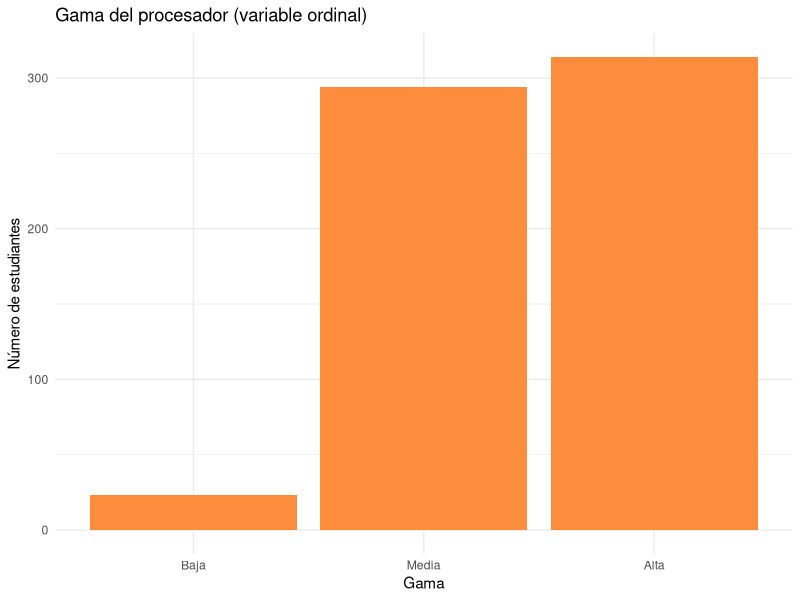
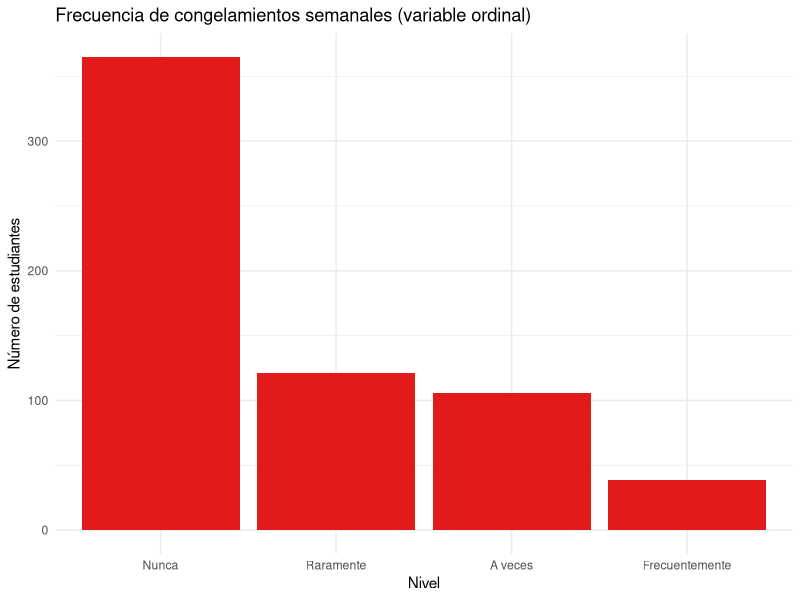
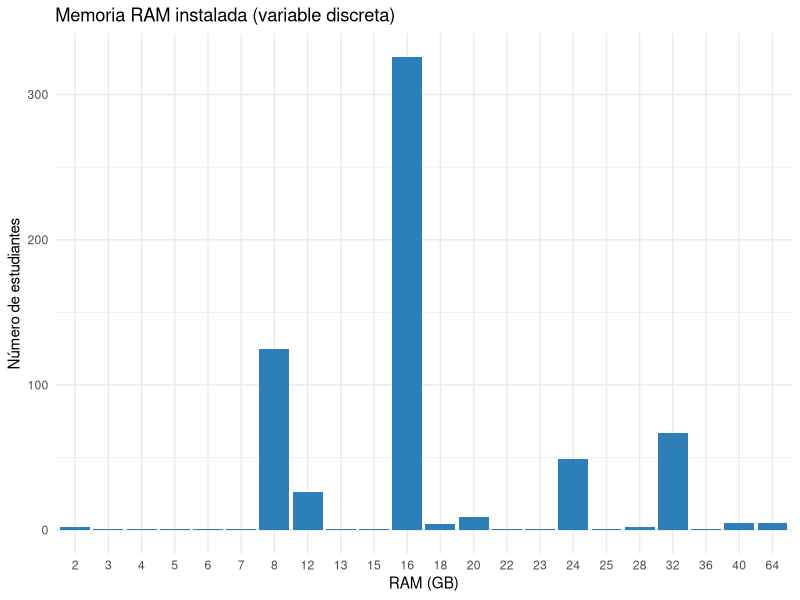
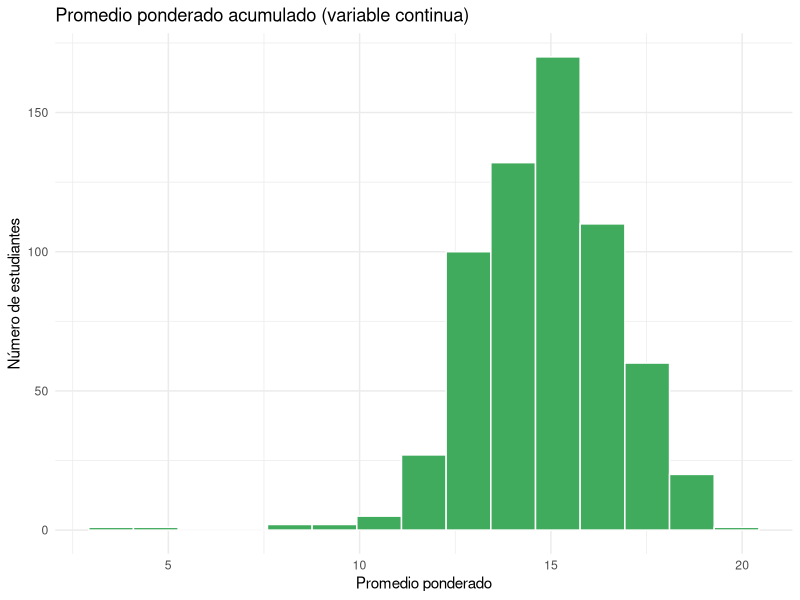
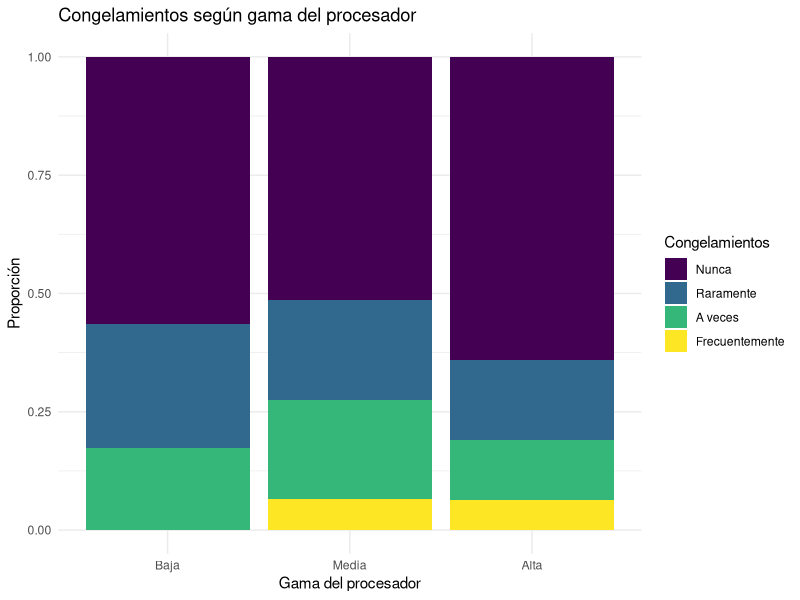
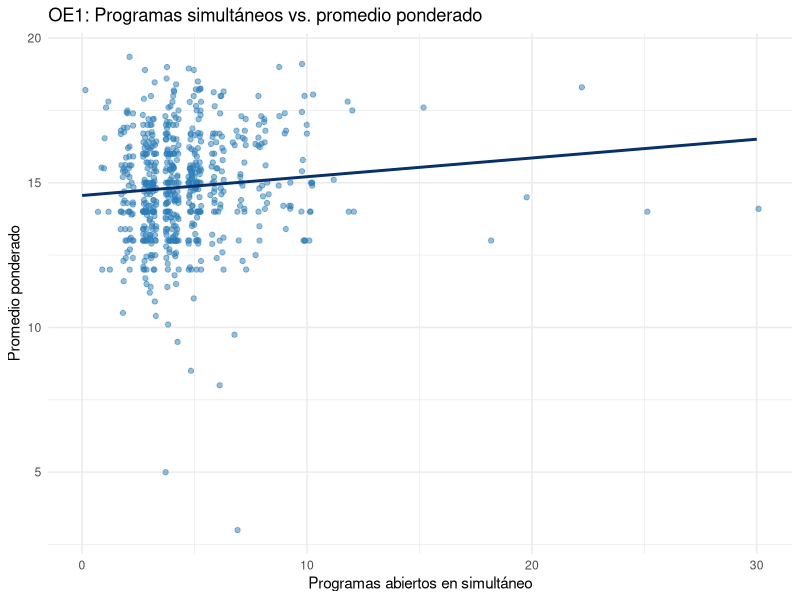
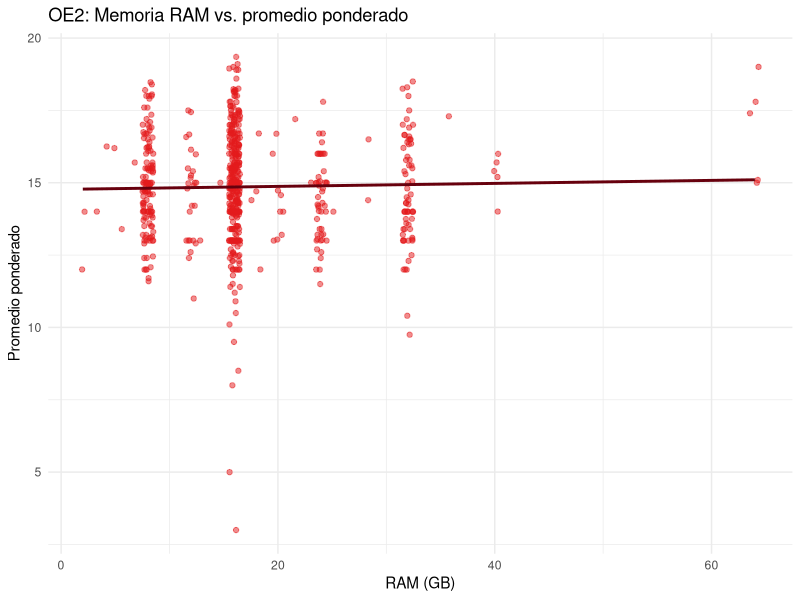
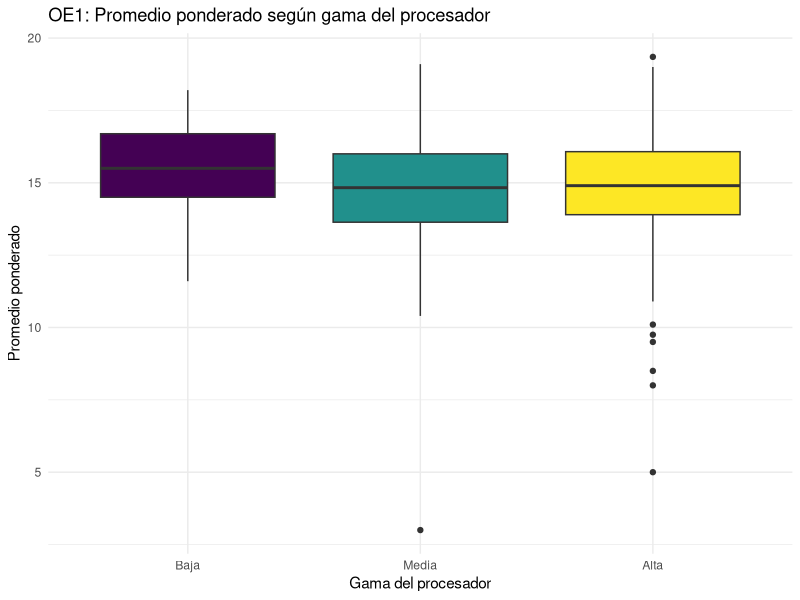

Generate these figures, in order, with R:
## ---- chunk 1
knitr::opts_chunk$set(echo = TRUE, warning = FALSE, message = FALSE)
try(Sys.setlocale("LC_ALL", "es_ES.UTF-8"), silent = TRUE)
try(Sys.setlocale("LC_ALL", "C.UTF-8"), silent = TRUE)
## ---- chunk 2
library(dplyr)
library(readr)
library(stringr)
library(tidyr)
library(purrr)
library(tibble)
library(ggplot2)
library(glue)
library(knitr)
library(forcats)
## ---- chunk 3
raw <- read_csv("Encuesta.csv", show_col_types = FALSE)
dim(raw)
## ---- chunk 4
datos_g3 <- raw %>%
  transmute(
    id_respuesta           = row_number(),
    grupo_encuestador      = `¿Qué grupo lo está encuestando?`,
    carrera                = `¿Cuál es tu carrera profesional?`,
    ciclo                  = `¿En qué ciclo académico estás actualmente? (Ej. 1,2,...,10)`,
    gama_procesador        = `¿A qué gama pertenece el procesador de tu laptop?`,
    fabricante_procesador  = `¿De qué marca/fabricante es el procesador de tu laptop?`,
    ram_gb                 = `¿Cuál es la capacidad de memoria RAM instalada en tu laptop en GB?`,
    programas_simultaneos  = `¿Cuántos programas o aplicaciones sueles tener abiertas en simultáneo mientras estudias?`,
    congelamientos_semana  = `En la última semana, ¿Cuántas veces tuviste que pausar o cancelar una tarea académica porque tu laptop se trabó, se reinició sola, o se cerró un programa sin que tú lo quisieras? (da un número aproximado)`,
    promedio_ponderado     = `¿Cuál es tu promedio ponderado acumulado actual? (ej. 15.4 )`,
    tiempo_estudio_horas   = `¿Cuántas horas diarias, en promedio, dedicas a estudiar o hacer trabajos con tu laptop?`
  )

glimpse(datos_g3)
## ---- chunk 5
radiografia <- function(df) {
  tibble(
    variable = names(df),
    tipo     = map_chr(df, ~ class(.x)[1]),
    n_na     = map_int(df, ~ sum(is.na(.x))),
    n_ceros  = map_int(df, ~ sum(suppressWarnings(as.numeric(.x)) == 0, na.rm = TRUE)),
    n_unicos = map_int(df, ~ n_distinct(.x))
  )
}
## ---- chunk 6
radiografia(datos_g3)
## ---- chunk 7
datos_norm <- datos_g3 %>%
  mutate(
    across(c(ciclo, ram_gb, programas_simultaneos, congelamientos_semana,
             promedio_ponderado, tiempo_estudio_horas), as.numeric),
    carrera         = str_trim(carrera),
    gama_procesador = str_trim(gama_procesador),
    fabricante_procesador = str_to_lower(str_trim(fabricante_procesador))
  )
## ---- chunk 8
datos_norm <- datos_norm %>%
  mutate(
    fabricante_procesador = case_when(
      str_detect(fabricante_procesador, "intel|inter")            ~ "Intel",
      str_detect(fabricante_procesador, "amd|ryzen")               ~ "AMD",
      str_detect(fabricante_procesador, "apple|\\bm1\\b|\\bm2\\b|\\bm3\\b") ~ "Apple",
      str_detect(fabricante_procesador, "no s[eé]|no lo s[eé]|desconoc") ~ NA_character_,
      TRUE ~ "Otro"
    )
  )

datos_norm %>% count(fabricante_procesador, sort = TRUE)
## ---- chunk 9
datos_norm <- datos_norm %>%
  mutate(
    gama_procesador = case_when(
      str_detect(gama_procesador, "Baja")  ~ "Baja",
      str_detect(gama_procesador, "Media") ~ "Media",
      str_detect(gama_procesador, "Alta")  ~ "Alta",
      TRUE ~ NA_character_
    ),
    gama_procesador = factor(gama_procesador,
                              levels = c("Baja", "Media", "Alta"),
                              ordered = TRUE)
  )

datos_norm %>% count(gama_procesador)
## ---- chunk 10
CICLO_MIN <- 1
CICLO_MAX <- 10

fuera_ciclo <- datos_norm %>% filter(ciclo < CICLO_MIN | ciclo > CICLO_MAX)

datos_poblacion <- datos_norm %>%
  filter(ciclo >= CICLO_MIN & ciclo <= CICLO_MAX)

n_excluidos_ciclo <- nrow(datos_g3) - nrow(datos_poblacion)
valores_excluidos_ciclo <- sort(unique(fuera_ciclo$ciclo))

fuera_ciclo
## ---- chunk 11
if (n_excluidos_ciclo == 0) {
  cat(glue(
    "No se encontró ninguna respuesta con ciclo fuera del rango [{CICLO_MIN}, {CICLO_MAX}]; ",
    "las {nrow(datos_g3)} observaciones pasan el criterio de población."
  ))
} else {
  cat(glue(
    "Se excluye{ifelse(n_excluidos_ciclo == 1, '', 'n')} ",
    "**{n_excluidos_ciclo}** respuesta{ifelse(n_excluidos_ciclo == 1, '', 's')} ",
    "con ciclo = {paste(valores_excluidos_ciclo, collapse = ', ')}, ",
    "valor{ifelse(length(valores_excluidos_ciclo) == 1, '', 'es')} que no ",
    "corresponde{ifelse(length(valores_excluidos_ciclo) == 1, '', 'n')} a ningún ciclo ",
    "válido de pregrado en UTEC (rango {CICLO_MIN}–{CICLO_MAX})."
  ))
}
## ---- chunk 12
limites <- tribble(
  ~variable,                ~min_valido, ~max_valido, ~justificacion,
  "ram_gb",                 2,           64,          "RAM real de laptops de consumo",
  "programas_simultaneos",  0,           30,          "multitarea humanamente sostenible",
  "congelamientos_semana",  0,           15,          "conteo semanal creíble",
  "promedio_ponderado",     0.01,        20,          "promedio > 0 y dentro de la escala UTEC",
  "tiempo_estudio_horas",   0.01,        16,          "horas físicas disponibles en un día"
)
limites
## ---- chunk 13
detectar_outliers <- function(df, var, min_v, max_v) {
  x <- df[[var]]
  x[!is.na(x) & (x < min_v | x > max_v)]
}

reporte_outliers <- limites %>%
  mutate(
    valores_excluidos = pmap(list(variable, min_valido, max_valido),
                              ~ detectar_outliers(datos_poblacion, ..1, ..2, ..3)),
    n_excluidos = map_int(valores_excluidos, length),
    valores_texto = map_chr(valores_excluidos,
                             ~ if (length(.x) == 0) "—" else paste(sort(.x), collapse = ", "))
  )

reporte_outliers %>% select(variable, min_valido, max_valido, n_excluidos, valores_texto)
## ---- chunk 14
reporte_outliers %>%
  transmute(
    Variable = variable,
    `Rango plausible` = glue("[{min_valido}, {max_valido}]"),
    `Valores excluidos (NA)` = valores_texto,
    `Justificación` = justificacion
  ) %>%
  kable()
## ---- chunk 15
datos_out <- datos_poblacion

for (i in seq_len(nrow(limites))) {
  v      <- limites$variable[i]
  lo     <- limites$min_valido[i]
  hi     <- limites$max_valido[i]
  fuera  <- datos_out[[v]] < lo | datos_out[[v]] > hi
  datos_out[[v]][which(fuera)] <- NA
}
## ---- chunk 16
total_marcados <- sum(reporte_outliers$n_excluidos)
vars_con_outliers <- reporte_outliers %>% filter(n_excluidos > 0) %>% pull(variable)

cat(glue(
  "En total se marcaron **{total_marcados}** valores puntuales fuera de rango, distribuidos ",
  "en {length(vars_con_outliers)} de las {nrow(limites)} variables cuantitativas revisadas ",
  "(`{paste(vars_con_outliers, collapse = '`, `')}`). Estos valores **no se eliminan como filas ",
  "completas**: solo se invalida la celda puntual (se convierte en `NA`), conservando el resto ",
  "de respuestas válidas de cada persona; el Paso 7 decide qué hacer con las filas que queden ",
  "con algún `NA`."
))
## ---- chunk 17
tabla_carrera <- datos_out %>% count(carrera, sort = TRUE)
tabla_carrera

UMBRAL_BAJA_VARIABILIDAD <- 5

categorias_raras <- tabla_carrera %>% filter(n < UMBRAL_BAJA_VARIABILIDAD)
## ---- chunk 18
if (nrow(categorias_raras) == 0) {
  cat(glue(
    "Ninguna categoría de `carrera` tiene menos de {UMBRAL_BAJA_VARIABILIDAD} respuestas; ",
    "no se detectan problemas de variabilidad casi nula en esta variable."
  ))
} else {
  nombres <- glue("`{categorias_raras$carrera}` (n = {categorias_raras$n})") %>%
    paste(collapse = ", ")
  cat(glue(
    "{nombres} aparece{ifelse(nrow(categorias_raras) == 1, '', 'n')} con menos de ",
    "{UMBRAL_BAJA_VARIABILIDAD} respuestas en toda la base. Dado que no es protagonista de ",
    "ningún objetivo específico, se decide **conservarla{ifelse(nrow(categorias_raras) == 1, '', 'las')} tal cual**, ",
    "sin agrupar categorías."
  ))
}
## ---- chunk 19
vars_analisis <- c("gama_procesador", "fabricante_procesador", "carrera", "ram_gb",
                    "programas_simultaneos", "congelamientos_semana",
                    "promedio_ponderado", "tiempo_estudio_horas")

tabla_na <- datos_out %>%
  summarise(across(all_of(vars_analisis), ~ sum(is.na(.x)))) %>%
  pivot_longer(everything(), names_to = "variable", values_to = "n_na") %>%
  arrange(desc(n_na))

tabla_na

n_total     <- nrow(datos_out)
n_completos <- datos_out %>% drop_na(all_of(vars_analisis)) %>% nrow()

n_total
n_completos
## ---- chunk 20
top_na <- tabla_na %>% filter(n_na > 0) %>% slice_max(n_na, n = 2)

principales <- if (nrow(top_na) == 0) {
  "ninguna variable en particular (no se introdujeron NA en los pasos 3 y 5)"
} else {
  glue("`{top_na$variable}` (n = {top_na$n_na})") %>% paste(collapse = " y ")
}

cat(glue(
  "De las {n_total} observaciones que pasaron el Paso 4, quedan **{n_completos}** ",
  "observaciones con las {length(vars_analisis)} variables de análisis completas (sin ningún ",
  "NA introducido en los pasos 3 y 5). Esto representa una pérdida de {n_total - n_completos} ",
  "observaciones ({round(100*(n_total-n_completos)/n_total,1)}%), explicada principalmente por ",
  "{principales}."
))
## ---- chunk 21
MIN_MUESTRA_CURSO <- 150

if (n_completos >= MIN_MUESTRA_CURSO) {
  cat(glue(
    "Como la muestra efectiva completa (**{n_completos}**) sigue estando por encima del mínimo ",
    "de {MIN_MUESTRA_CURSO} observaciones limpias exigido por el curso, se opta por **trabajar ",
    "con casos completos** (`complete cases`) en lugar de imputar valores."
  ))
} else {
  cat(glue(
    "La muestra efectiva completa (**{n_completos}**) queda **por debajo** del mínimo de ",
    "{MIN_MUESTRA_CURSO} observaciones limpias exigido por el curso."
  ))
}
## ---- chunk 22
datos_limpios <- datos_out %>% drop_na(all_of(vars_analisis))
## ---- chunk 23
rad_final <- radiografia(datos_limpios %>% select(all_of(vars_analisis)))
rad_final
## ---- chunk 24
na_restantes <- sum(rad_final$n_na)

if (na_restantes == 0) {
  cat(glue(
    "La columna `n_na` queda en 0 para las {length(vars_analisis)} variables de análisis, ",
    "confirmando que la base `datos_limpios` ({nrow(datos_limpios)} observaciones) está lista ",
    "para el análisis descriptivo."
  ))
} else {
  cat(glue(
    "Todavía quedan {na_restantes} valores `NA` en `datos_limpios`. Revisar el Paso 7."
  ))
}
## ---- chunk 25
datos_limpios <- datos_limpios %>%
  mutate(
    congelamientos_nivel = case_when(
      congelamientos_semana == 0 ~ "Nunca",
      congelamientos_semana == 1 ~ "Raramente",
      congelamientos_semana %in% 2:3 ~ "A veces",
      congelamientos_semana >= 4 ~ "Frecuentemente"
    ),
    congelamientos_nivel = factor(congelamientos_nivel,
                                   levels = c("Nunca", "Raramente", "A veces", "Frecuentemente"),
                                   ordered = TRUE)
  )

datos_limpios %>% count(congelamientos_nivel)
## ---- chunk 26
datos_limpios <- datos_limpios %>%
  mutate(
    # Nominales -> factor sin orden
    fabricante_procesador = factor(fabricante_procesador),
    carrera                = factor(carrera),
    # Ordinales -> factor ordenado (ya quedaron así arriba, se confirma)
    gama_procesador        = factor(gama_procesador, ordered = TRUE),
    congelamientos_nivel   = factor(congelamientos_nivel, ordered = TRUE),
    # Discretas -> integer
    ram_gb                 = as.integer(ram_gb),
    programas_simultaneos  = as.integer(programas_simultaneos),
    # Continuas -> double
    promedio_ponderado     = as.double(promedio_ponderado),
    tiempo_estudio_horas   = as.double(tiempo_estudio_horas)
  )

sapply(datos_limpios %>%
         select(fabricante_procesador, carrera, gama_procesador, congelamientos_nivel,
                ram_gb, programas_simultaneos, promedio_ponderado, tiempo_estudio_horas),
       class)
## ---- chunk 27
moda_categorica <- function(x) {
  tab <- table(x)
  names(tab)[which.max(tab)]
}

cv <- function(x) sd(x, na.rm = TRUE) / mean(x, na.rm = TRUE) * 100

resumen_cuanti <- function(x) {
  tibble(
    media    = mean(x, na.rm = TRUE),
    mediana  = median(x, na.rm = TRUE),
    sd       = sd(x, na.rm = TRUE),
    varianza = var(x, na.rm = TRUE),
    p25      = quantile(x, 0.25, na.rm = TRUE),
    p75      = quantile(x, 0.75, na.rm = TRUE),
    iqr      = IQR(x, na.rm = TRUE),
    cv       = cv(x),
    min      = min(x, na.rm = TRUE),
    max      = max(x, na.rm = TRUE)
  )
}

interpretar_cuanti <- function(nombre, s, descripcion = "") {
  calidad_cv <- if (s$cv < 15) "baja" else if (s$cv < 33) "moderada" else "alta"
  descriptor_sugerido <- if (s$cv < 33) "la media (o la mediana)" else "la mediana, por la alta dispersión"
  glue(
    "En promedio, los estudiantes reportan {round(s$media,2)} {descripcion}, aunque el 25% más ",
    "alto reporta más de {round(s$p75,2)} y el 25% más bajo reporta {round(s$p25,2)} o menos ",
    "(IQR = {round(s$iqr,2)}). La mediana es {round(s$mediana,2)}, es decir, la mitad de los ",
    "estudiantes está por debajo de ese valor. La variabilidad relativa es ",
    "**{calidad_cv}** (CV = {round(s$cv,1)}%), por lo que {descriptor_sugerido} ",
    "{ifelse(s$cv<33,'es un descriptor adecuado','resulta más representativa que la media')} ",
    "para resumir `{nombre}`."
  )
}

interpretar_categorica <- function(nombre, tabla, ordinal = FALSE) {
  top <- tabla %>% slice_max(n, n = 1)
  glue(
    "La categoría más frecuente de `{nombre}` es **{top[[1]][1]}**, con ",
    "{top$n[1]} de {sum(tabla$n)} respuestas ({round(100*top$n[1]/sum(tabla$n),1)}%). ",
    "{ifelse(ordinal, 'Al tratarse de una variable ordinal, el orden de las categorías es informativo: se puede leer la tabla como una progresión desde el nivel más bajo hasta el más alto.', 'Al ser nominal, las categorías no tienen un orden intrínseco, por lo que solo se compara su frecuencia relativa.')}"
  )
}
## ---- chunk 28
tabla_gama2 <- datos_limpios %>%
  count(gama_procesador) %>%
  mutate(proporcion = round(100 * n / sum(n), 1))

tabla_gama2
## ---- chunk 29
ggplot(datos_limpios, aes(x = gama_procesador)) +
  geom_bar(fill = "#FD8D3C") +
  labs(title = "Gama del procesador (variable ordinal)",
       x = "Gama", y = "Número de estudiantes") +
  theme_minimal()
## ---- chunk 30
cat(interpretar_categorica("gama_procesador", tabla_gama2, ordinal = TRUE))
## ---- chunk 31
tabla_congel2 <- datos_limpios %>%
  count(congelamientos_nivel) %>%
  mutate(proporcion = round(100 * n / sum(n), 1))
tabla_congel2
## ---- chunk 32
ggplot(datos_limpios, aes(x = congelamientos_nivel)) +
  geom_bar(fill = "#E31A1C") +
  labs(title = "Frecuencia de congelamientos semanales (variable ordinal)",
       x = "Nivel", y = "Número de estudiantes") +
  theme_minimal()
## ---- chunk 33
cat(interpretar_categorica("congelamientos_nivel", tabla_congel2, ordinal = TRUE))
## ---- chunk 34
s_ram <- resumen_cuanti(datos_limpios$ram_gb)
s_ram
## ---- chunk 35
ggplot(datos_limpios, aes(x = factor(ram_gb))) +
  geom_bar(fill = "#2C7FB8") +
  labs(title = "Memoria RAM instalada (variable discreta)",
       x = "RAM (GB)", y = "Número de estudiantes") +
  theme_minimal()
## ---- chunk 36
cat(interpretar_cuanti("ram_gb", s_ram, "GB de memoria RAM instalada en su laptop"))
## ---- chunk 37
s_prom <- resumen_cuanti(datos_limpios$promedio_ponderado)
s_prom
## ---- chunk 38
ggplot(datos_limpios, aes(x = promedio_ponderado)) +
  geom_histogram(bins = 15, fill = "#41AB5D", color = "white") +
  labs(title = "Promedio ponderado acumulado (variable continua)",
       x = "Promedio ponderado", y = "Número de estudiantes") +
  theme_minimal()
## ---- chunk 39
tabla_cruzada <- datos_limpios %>%
  count(gama_procesador, congelamientos_nivel) %>%
  group_by(gama_procesador) %>%
  mutate(proporcion = round(100 * n / sum(n), 1)) %>%
  ungroup()

tabla_cruzada %>%
  select(gama_procesador, congelamientos_nivel, n, proporcion) %>%
  arrange(gama_procesador, congelamientos_nivel)
## ---- chunk 40
ggplot(tabla_cruzada, aes(x = gama_procesador, y = proporcion, fill = congelamientos_nivel)) +
  geom_col(position = "fill") +
  labs(title = "Congelamientos según gama del procesador",
       x = "Gama del procesador", y = "Proporción",
       fill = "Congelamientos") +
  theme_minimal()
## ---- chunk 41
frecuentes_por_gama <- tabla_cruzada %>%
  filter(congelamientos_nivel == "Frecuentemente") %>%
  select(gama_procesador, proporcion)

gama_mas_frecuente <- frecuentes_por_gama %>% slice_max(proporcion, n = 1)
gama_menos_frecuente <- frecuentes_por_gama %>% slice_min(proporcion, n = 1)

cat(glue(
  "Entre los estudiantes con gama **{gama_mas_frecuente$gama_procesador[1]}**, el ",
  "{gama_mas_frecuente$proporcion[1]}% reporta congelamientos \"Frecuentemente\", frente a solo ",
  "{gama_menos_frecuente$proporcion[1]}% entre los de gama **{gama_menos_frecuente$gama_procesador[1]}**. ",
  "Esto sugiere que la gama del procesador y la frecuencia de congelamientos **no se distribuyen ",
  "de forma homogénea** entre sí, es decir, parecen estar asociadas."
))
## ---- chunk 42
cor_prog_prom <- cor(datos_limpios$programas_simultaneos, datos_limpios$promedio_ponderado,
                      use = "complete.obs")
cor_prog_prom
## ---- chunk 43
ggplot(datos_limpios, aes(x = programas_simultaneos, y = promedio_ponderado)) +
  geom_jitter(alpha = 0.5, color = "#2C7FB8", width = 0.3) +
  geom_smooth(method = "lm", se = FALSE, color = "#08306B") +
  labs(title = "OE1: Programas simultáneos vs. promedio ponderado",
       x = "Programas abiertos en simultáneo", y = "Promedio ponderado") +
  theme_minimal()
## ---- chunk 44
fuerza <- function(r) {
  a <- abs(r)
  if (a < 0.1) "prácticamente nula"
  else if (a < 0.3) "débil"
  else if (a < 0.5) "moderada"
  else "fuerte"
}
sentido <- function(r) ifelse(r >= 0, "positiva (a más programas abiertos, mayor promedio)",
                               "negativa (a más programas abiertos, menor promedio)")

cat(glue(
  "La correlación de Pearson entre `programas_simultaneos` y `promedio_ponderado` es ",
  "r = {round(cor_prog_prom,3)}, una relación **{fuerza(cor_prog_prom)}** y ",
  "**{sentido(cor_prog_prom)}**, en línea con lo que explora el OE1."
))
## ---- chunk 45
cor_ram_prom <- cor(datos_limpios$ram_gb, datos_limpios$promedio_ponderado,
                     use = "complete.obs")
cor_ram_prom
## ---- chunk 46
ggplot(datos_limpios, aes(x = ram_gb, y = promedio_ponderado)) +
  geom_jitter(alpha = 0.5, color = "#E31A1C", width = 0.5) +
  geom_smooth(method = "lm", se = FALSE, color = "#67000D") +
  labs(title = "OE2: Memoria RAM vs. promedio ponderado",
       x = "RAM (GB)", y = "Promedio ponderado") +
  theme_minimal()
## ---- chunk 47
cat(glue(
  "La correlación de Pearson entre `ram_gb` y `promedio_ponderado` es ",
  "r = {round(cor_ram_prom,3)}, una relación **{fuerza(cor_ram_prom)}** y ",
  "**{sentido(cor_ram_prom)}**, en línea con lo que explora el OE2."
))
## ---- chunk 48
resumen_gama <- datos_limpios %>%
  group_by(gama_procesador) %>%
  summarise(media_promedio = mean(promedio_ponderado), sd_promedio = sd(promedio_ponderado),
             n = n(), .groups = "drop")

resumen_gama
## ---- chunk 49
ggplot(datos_limpios, aes(x = gama_procesador, y = promedio_ponderado, fill = gama_procesador)) +
  geom_boxplot(show.legend = FALSE) +
  labs(title = "OE1: Promedio ponderado según gama del procesador",
       x = "Gama del procesador", y = "Promedio ponderado") +
  theme_minimal()
## ---- chunk 50
UMBRAL_N_CHICO <- 20

top_gama <- resumen_gama %>% slice_max(media_promedio, n = 1)
bottom_gama <- resumen_gama %>% slice_min(media_promedio, n = 1)

grupos_chicos <- resumen_gama %>% filter(n < UMBRAL_N_CHICO)

cat(glue(
  "El grupo con gama **{top_gama$gama_procesador[1]}** tiene el promedio ponderado medio más ",
  "alto ({round(top_gama$media_promedio[1],2)}, n = {top_gama$n[1]}), mientras que el grupo con ",
  "gama **{bottom_gama$gama_procesador[1]}** tiene el más bajo ",
  "({round(bottom_gama$media_promedio[1],2)}, n = {bottom_gama$n[1]}), una diferencia de ",
  "{round(top_gama$media_promedio[1]-bottom_gama$media_promedio[1],2)} puntos."
))

if (nrow(grupos_chicos) > 0) {
  cat(glue(
    "\n\n **Advertencia de tamaño de muestra:** ",
    "{paste(glue('`{grupos_chicos$gama_procesador}` (n = {grupos_chicos$n})'), collapse=', ')} ",
    "tiene{ifelse(nrow(grupos_chicos)==1,'','n')} menos de {UMBRAL_N_CHICO} observaciones, por lo ",
    "que su media es poco estable y la comparación entre grupos debe tomarse con cautela: no ",
    "necesariamente refleja un patrón real asociado al OE1, podría deberse al tamaño de muestra ",
    "reducido de ese grupo."
  ))
} else {
  cat(" Todos los grupos tienen un tamaño de muestra razonable, lo que da mayor confianza a la comparación (consistente con el OE1).")
}
## ---- chunk 51
resumen_congel <- datos_limpios %>%
  group_by(congelamientos_nivel) %>%
  summarise(media_promedio = mean(promedio_ponderado), sd_promedio = sd(promedio_ponderado),
             n = n(), .groups = "drop")

resumen_congel
## ---- chunk 52
ggplot(datos_limpios, aes(x = congelamientos_nivel, y = promedio_ponderado, fill = congelamientos_nivel)) +
  geom_boxplot(show.legend = FALSE) +
  labs(title = "OE2: Promedio ponderado según frecuencia de congelamientos",
       x = "Frecuencia de congelamientos", y = "Promedio ponderado") +
  theme_minimal()
## ---- chunk 53
top_congel <- resumen_congel %>% slice_max(media_promedio, n = 1)
bottom_congel <- resumen_congel %>% slice_min(media_promedio, n = 1)
grupos_chicos_congel <- resumen_congel %>% filter(n < UMBRAL_N_CHICO)

cat(glue(
  "El grupo que reporta congelamientos \"{bottom_congel$congelamientos_nivel[1]}\" tiene el ",
  "promedio ponderado medio más bajo ({round(bottom_congel$media_promedio[1],2)}, n = {bottom_congel$n[1]}), mientras que ",
  "\"{top_congel$congelamientos_nivel[1]}\" tiene el más alto ",
  "({round(top_congel$media_promedio[1],2)}, n = {top_congel$n[1]}), lo que aporta evidencia descriptiva para el OE2."
))

if (nrow(grupos_chicos_congel) > 0) {
  cat(glue(
    "\n\n **Advertencia de tamaño de muestra:** ",
    "{paste(glue('`{grupos_chicos_congel$congelamientos_nivel}` (n = {grupos_chicos_congel$n})'), collapse=', ')} ",
    "tiene{ifelse(nrow(grupos_chicos_congel)==1,'','n')} menos de {UMBRAL_N_CHICO} observaciones, ",
    "por lo que esa comparación puntual debe tomarse con cautela."
  ))
}
